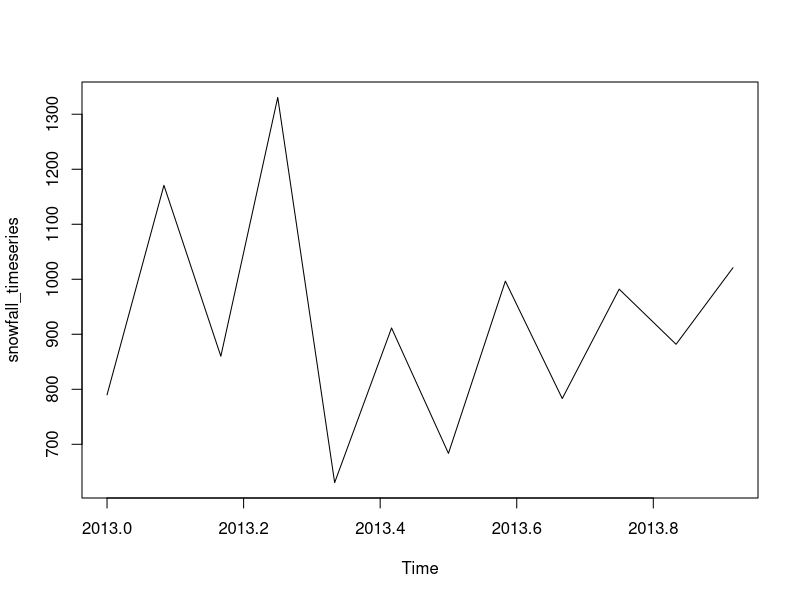
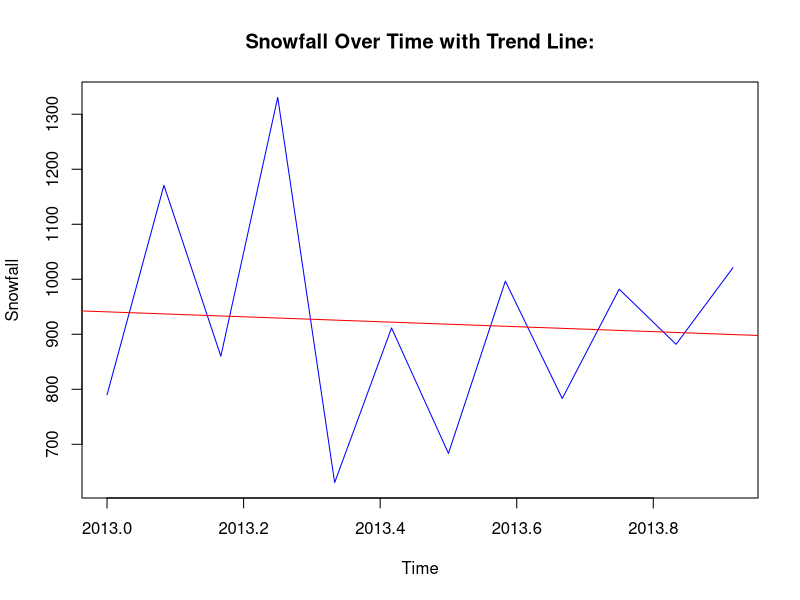

These figures' R source, in order:
#Getting the data points in form of a R Vector
snowfall <- c(790,1170.8,860.1,1330.6,630.4,911.5,
              683.5,996.6,783.2,982,881.8,1021)
#Converting it into a time series object
snowfall_timeseries <- ts(snowfall,start=c(2013,1),frequency = 12)
#Printing the timeseries data
print(snowfall_timeseries)
#Giving a name to the chart file
png(file = "snowfall.png")
#Plotting a graph of the time series
plot(snowfall_timeseries)
#Saving a file
dev.off()
model <- lm(snowfall_timeseries ~ time(snowfall_timeseries))
png(file = "snowfall_with_trend1.png")
#Plotting a graph of the time series
plot(snowfall_timeseries,main="Snowfall Over Time with Trend Line:",
     xlab="Time",ylab="Snowfall",col="blue")
#adding regression
abline(model,col="red")
#Saving the file
dev.off()